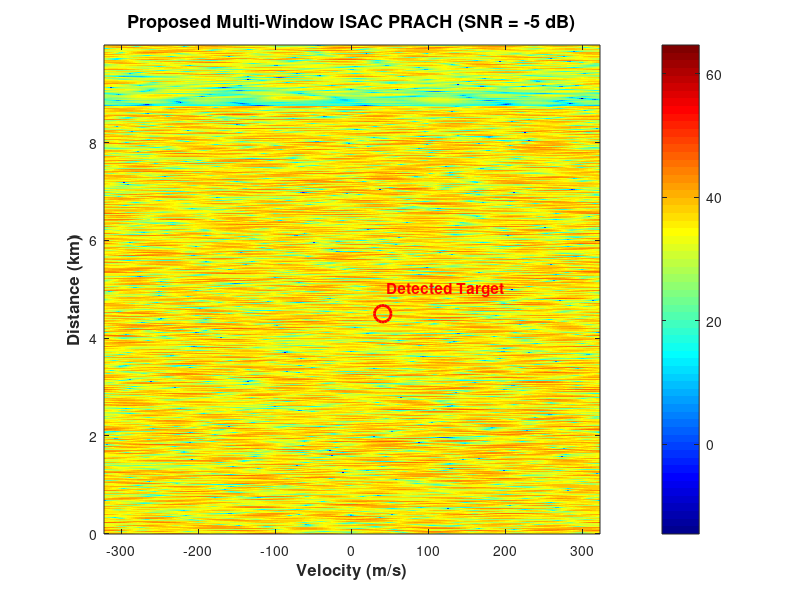

Write MATLAB code to recreate this figure. (Note: this script raises an error after producing the figure.)
% =========================================================================
% IEEE ISAC PRACH: Multi-Window Receiver Simulation
% =========================================================================
clear; clc; close all;

%% --- 1. System & PRACH Parameters (系统与前导参数) ---
c = 3e8;                    % Speed of light (m/s)
fc = 28e9;                  % Carrier frequency FR2 (Hz)
lambda = c / fc;            % Wavelength (m)
SCS = 120e3;                % Subcarrier spacing (Hz)
T_sym = 1 / SCS;            % OFDM symbol duration (approx.)
L_zc = 139;                 % ZC sequence length (Short format)
F_samp = L_zc * SCS;        % Baseband sampling rate (Hz)
T_samp = 1 / F_samp;        % Sampling interval (s)

N_sym = 12;                 % Number of repeated symbols (e.g., Format B4)
N_windows = 8;              % Number of observation windows (Multi-window!)
N_obs = N_windows * L_zc;   % Total observation samples per symbol

% Generate ZC Root Sequence (Local Replica)
u = 1; % Root index
n = 0:L_zc-1;
zc_seq = exp(-1j * pi * u * n .* (n + 1) / L_zc).'; 

%% --- 2. Target Scenario (目标感知场景) ---
% 设定一个远超传统单窗口限制的远距离目标
true_dist = 4500;           % Target distance (4.5 km)
true_vel = 40;              % Target radial velocity (40 m/s)

% 物理量转换为基带参数 (两径雷达模型: 往返延迟)
delay_sec = 2 * true_dist / c; 
delay_samp = round(delay_sec / T_samp); 
fd = 2 * true_vel / lambda; % Doppler frequency shift
phase_shift_per_sym = 2 * pi * fd * T_sym;

%% ========================================================================
% Figure 1: 2D Range-Doppler Heatmap (单次快照，直观证明多窗口能力)
% ========================================================================
SNR_dB_demo = -5; % 演示热力图所用的 SNR

% 1. 构造接收信号张量 (Fast-time x Slow-time)
rx_tensor = zeros(N_obs, N_sym);
for m = 1:N_sym
    % 延迟信号 (使用零填充模拟)
    delayed_sig = zeros(N_obs, 1);
    if delay_samp + L_zc <= N_obs
        delayed_sig(delay_samp + 1 : delay_samp + L_zc) = zc_seq;
    end
    
    % 加入多普勒相位旋转 (Slow-time)
    doppler_phase = exp(1j * phase_shift_per_sym * (m - 1));
    
    % 加入高斯白噪声
    noise = (randn(N_obs, 1) + 1j * randn(N_obs, 1)) / sqrt(2);
    noise_power = 10^(-SNR_dB_demo/10);
    
    % 组合
    rx_tensor(:, m) = delayed_sig * doppler_phase + sqrt(noise_power) * noise;
end

% 2. 接收端处理：频域/时域相关 (Pulse Compression)
% 将接收信号与本地 ZC 序列进行滑动相关
corr_tensor = zeros(N_obs, N_sym);
for m = 1:N_sym
    % 为了简单高效，这里使用 filter 模拟相关滤波，然后截取正确的部分
    corr_out = filter(flipud(conj(zc_seq)), 1, rx_tensor(:, m));
    % 对齐延迟峰值
    corr_tensor(:, m) = circshift(corr_out, -L_zc + 1);
end

% 3. 多普勒处理 (Slow-time FFT)
N_fft_doppler = 256; % 增加 FFT 点数使频谱更平滑
RD_map = fftshift(fft(corr_tensor, N_fft_doppler, 2), 2);
RD_power = 10 * log10(abs(RD_map).^2);

% 计算坐标轴刻度
dist_axis = (0:N_obs-1) * T_samp * c / 2 / 1000; % 距离 (km)
vel_axis = linspace(-0.5, 0.5, N_fft_doppler) * (1/T_sym) * lambda / 2; % 速度 (m/s)

% --- Plot Fig 1 ---
figure('Name', 'Fig 1: Range-Doppler Map', 'Position', [100, 100, 600, 500]);
imagesc(vel_axis, dist_axis, RD_power);
colormap('jet'); colorbar;
set(gca, 'YDir', 'normal');
xlabel('Velocity (m/s)', 'FontSize', 12, 'FontWeight', 'bold');
ylabel('Distance (km)', 'FontSize', 12, 'FontWeight', 'bold');
title(sprintf('Proposed Multi-Window ISAC PRACH (SNR = %d dB)', SNR_dB_demo), 'FontSize', 13);
% 标出真实目标位置
hold on;
plot(true_vel, true_dist/1000, 'ro', 'MarkerSize', 12, 'LineWidth', 2);
text(true_vel+5, true_dist/1000+0.5, 'Detected Target', 'Color', 'r', 'FontSize', 11, 'FontWeight', 'bold');

% 标出传统单窗口的截断红线
yline(L_zc * T_samp * c / 2 / 1000, 'w--', 'LineWidth', 2);
text(min(vel_axis)+5, L_zc * T_samp * c / 2 / 1000 + 0.3, 'Standard 1x Window Limit', 'Color', 'w', 'FontSize', 11, 'FontWeight', 'bold');

%% ========================================================================
% Figure 2: RMSE vs SNR (Monte Carlo 定量分析)
% ========================================================================
SNR_vec = -20:2:0;          % 扫描的信噪比范围
N_trials = 100;             % 蒙特卡洛仿真次数 (正式跑图建议设为 1000)

rmse_dist = zeros(size(SNR_vec));
rmse_vel = zeros(size(SNR_vec));

fprintf('Starting Monte Carlo Simulation for RMSE...\n');
for idx = 1:length(SNR_vec)
    snr = SNR_vec(idx);
    noise_power = 10^(-snr/10);
    
    err_d_sq = 0;
    err_v_sq = 0;
    
    for trial = 1:N_trials
        % 重复生成与 Fig 1 相似的接收张量
        rx = zeros(N_obs, N_sym);
        for m = 1:N_sym
            ds = zeros(N_obs, 1);
            if delay_samp + L_zc <= N_obs
                ds(delay_samp + 1 : delay_samp + L_zc) = zc_seq;
            end
            dp = exp(1j * phase_shift_per_sym * (m - 1));
            n_w = (randn(N_obs, 1) + 1j * randn(N_obs, 1)) / sqrt(2);
            rx(:, m) = ds * dp + sqrt(noise_power) * n_w;
        end
        
        % 相关处理
        c_tensor = zeros(N_obs, N_sym);
        for m = 1:N_sym
            tmp = filter(flipud(conj(zc_seq)), 1, rx(:, m));
            c_tensor(:, m) = circshift(tmp, -L_zc + 1);
        end
        
        % 参数联合估计 (2D Peak Search)
        RD = fft(c_tensor, N_fft_doppler, 2); % 不 shift 方便取下标
        [~, max_idx] = max(abs(RD(:)));
        [row, col] = ind2sub(size(RD), max_idx);
        
        % 提取距离与速度
        est_delay_samp = row - 1;
        est_dist = est_delay_samp * T_samp * c / 2;
        
        % 恢复多普勒频率 (考虑 FFT bin 的折叠)
        k = col - 1; 
        if k >= N_fft_doppler/2
            k = k - N_fft_doppler;
        end
        est_fd = k * (1 / (N_fft_doppler * T_sym));
        est_vel = est_fd * lambda / 2;
        
        % 累加误差
        err_d_sq = err_d_sq + (est_dist - true_dist)^2;
        err_v_sq = err_v_sq + (est_vel - true_vel)^2;
    end
    
    % 计算 RMSE
    rmse_dist(idx) = sqrt(err_d_sq / N_trials);
    rmse_vel(idx) = sqrt(err_v_sq / N_trials);
    
    fprintf('SNR = %3d dB | Dist RMSE = %6.2f m | Vel RMSE = %6.2f m/s\n', snr, rmse_dist(idx), rmse_vel(idx));
end

% --- Plot Fig 2 ---
figure('Name', 'Fig 2: RMSE vs SNR', 'Position', [750, 100, 800, 400]);

% 子图 1: 距离估计误差
subplot(1,2,1);
semilogy(SNR_vec, rmse_dist, '-o', 'LineWidth', 2, 'MarkerSize', 7, 'MarkerFaceColor', 'b');
grid on;
xlabel('SNR (dB)', 'FontSize', 12, 'FontWeight', 'bold');
ylabel('Distance RMSE (m)', 'FontSize', 12, 'FontWeight', 'bold');
title('Ranging Performance', 'FontSize', 13);
set(gca, 'FontSize', 11);

% 子图 2: 速度估计误差
subplot(1,2,2);
semilogy(SNR_vec, rmse_vel, '-s', 'LineWidth', 2, 'MarkerSize', 7, 'MarkerFaceColor', 'r', 'Color', 'r');
grid on;
xlabel('SNR (dB)', 'FontSize', 12, 'FontWeight', 'bold');
ylabel('Velocity RMSE (m/s)', 'FontSize', 12, 'FontWeight', 'bold');
title('Velocity Estimation Performance', 'FontSize', 13);
set(gca, 'FontSize', 11);
